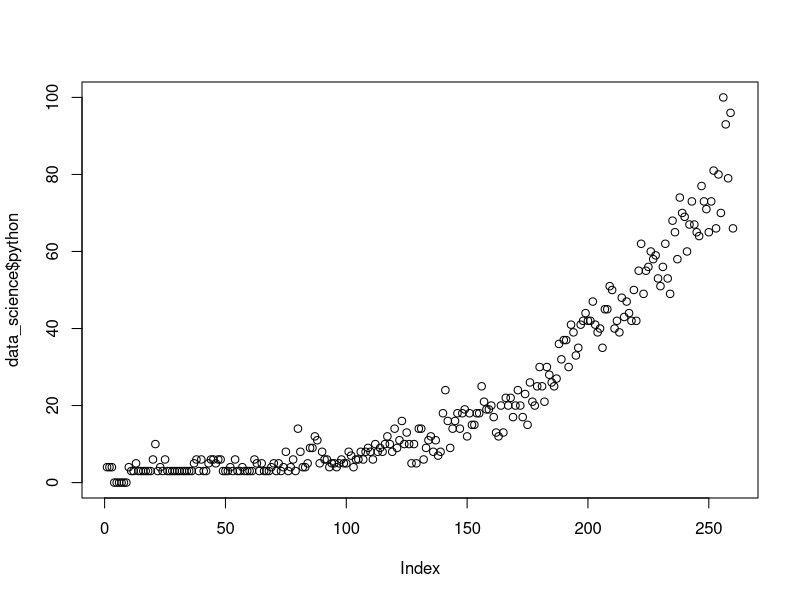
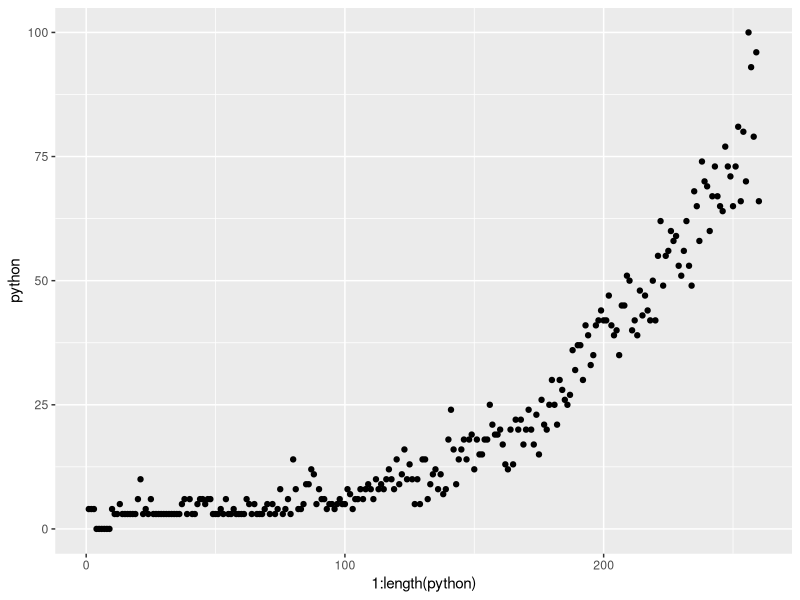
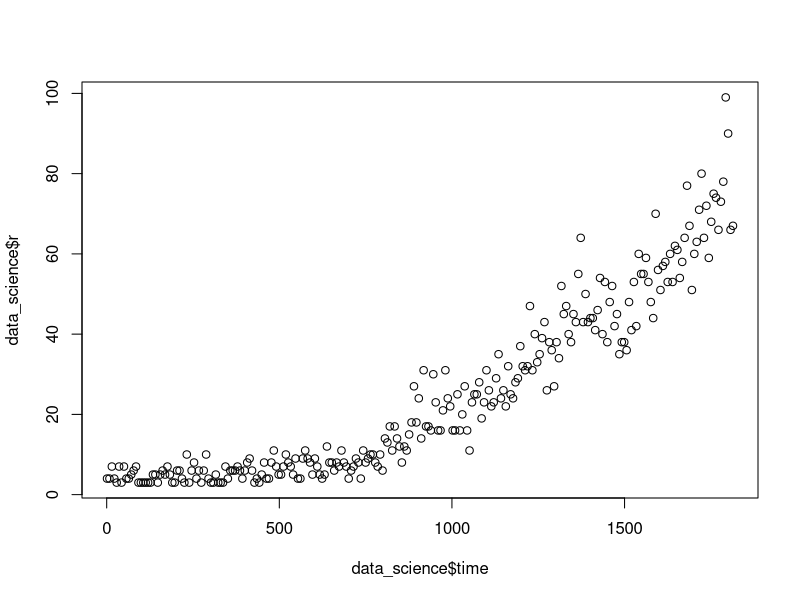
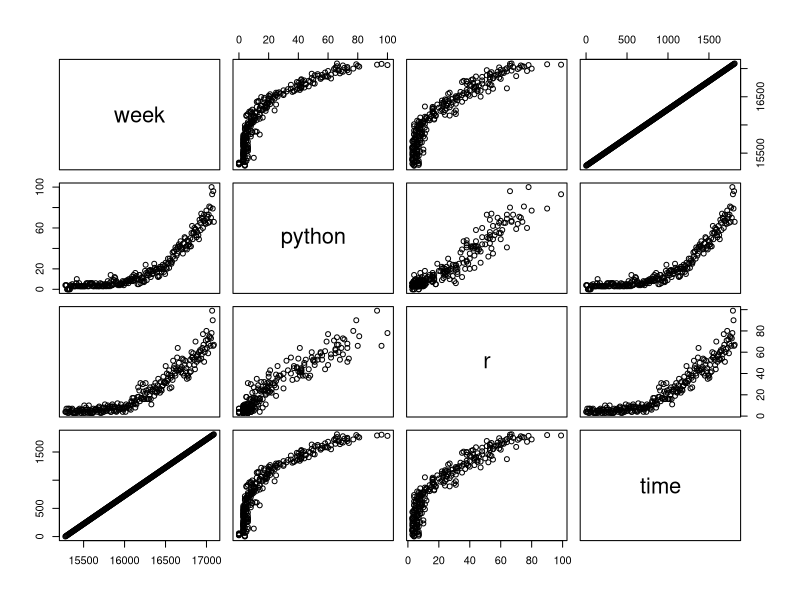
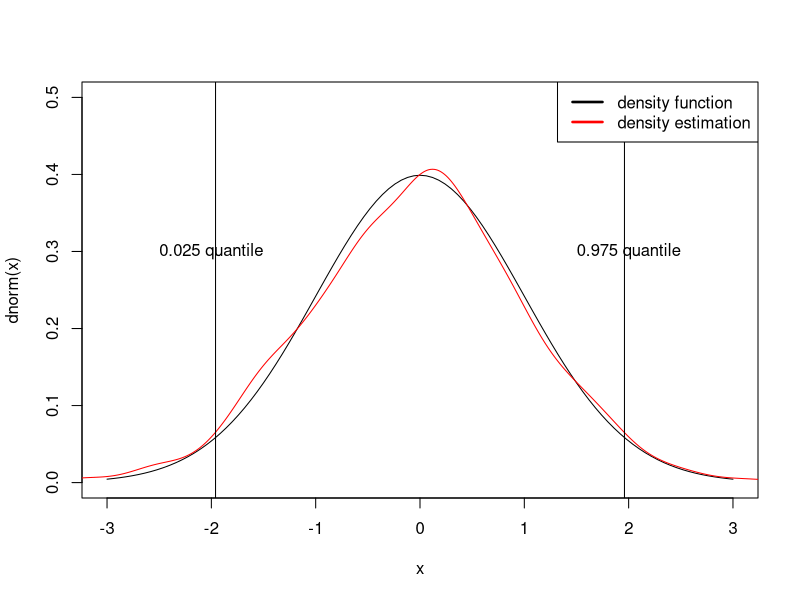
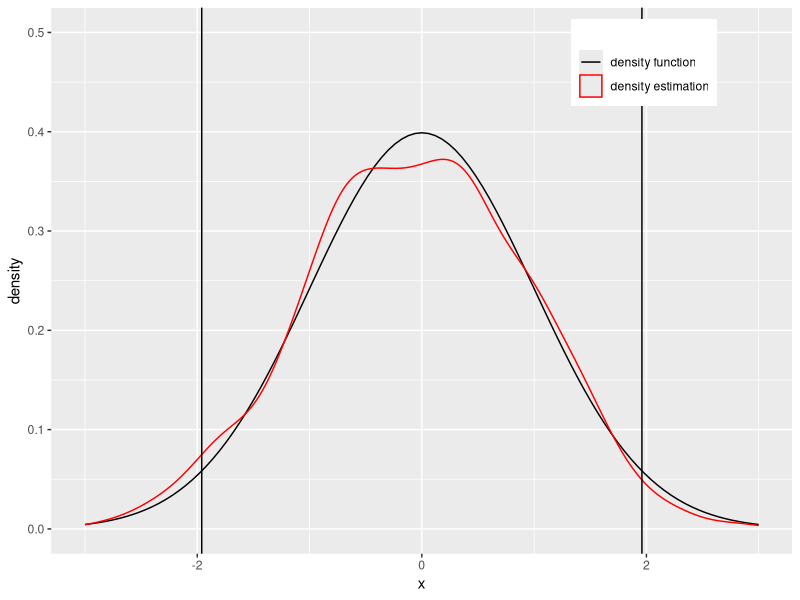
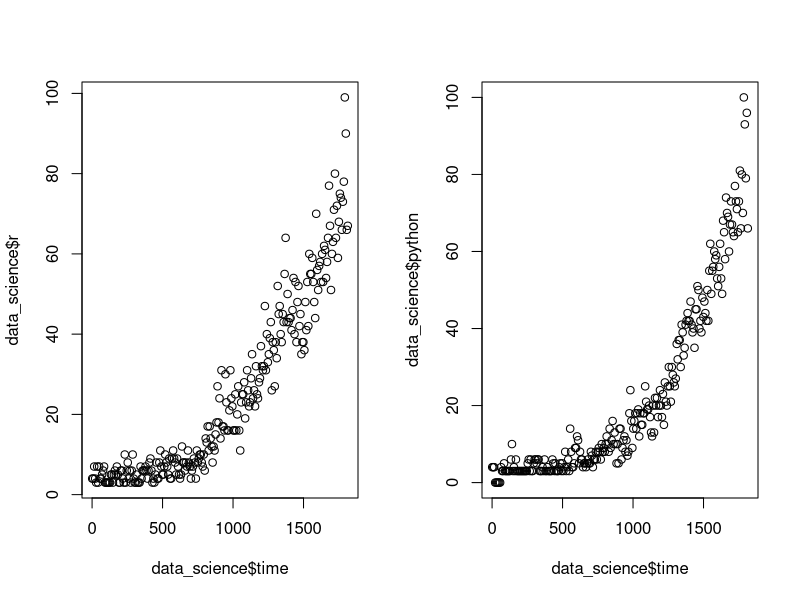
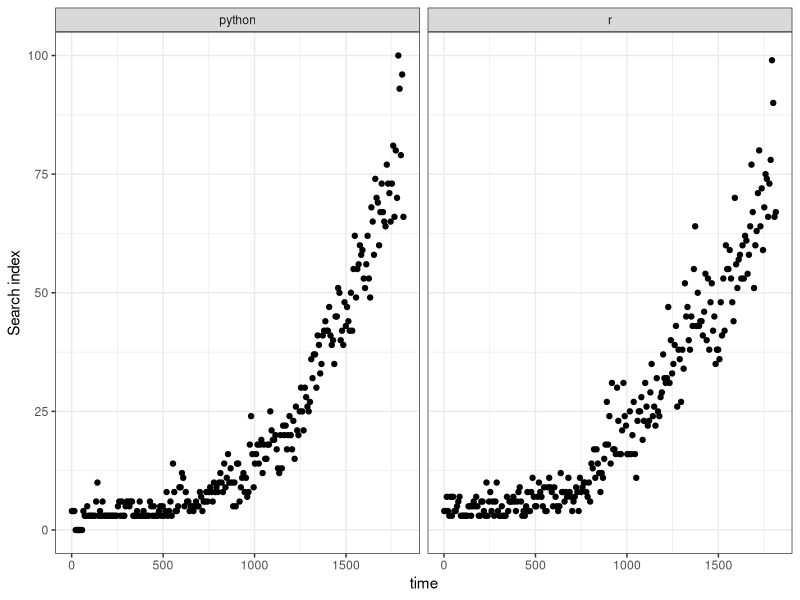

Source code (R) for these figures, in order:
## ---- chunk 1
knitr::opts_chunk$set(echo = TRUE)
## ---- chunk 2
data_science <- read.csv("data_science.csv")
# convert string to date object 
data_science$week <- as.Date(data_science$week, "%Y-%m-%d")
# create a numeric column representing the time
data_science$time <- as.numeric(data_science$week)
data_science$time <- data_science$time - data_science$time[1] + 1
## ---- chunk 3
python.lm <- lm(python ~ time, data = data_science)
r.lm <- lm(r ~ time, data = data_science)
## ---- chunk 4
summary(r.lm)
## ---- chunk 5
# Insert your code here and save the t-statistic for the intercept 
tstat_intercept = -10.034179/1.116414
tstat_intercept

# Insert your code here and save the t-statistic for the slope
tstat_slope = 0.038423/0.001065
tstat_slope

## ---- chunk 6
# Insert your code here and save the p-value for the intercept
pval_intercept = 2*pnorm(-abs(tstat_intercept))
pval_intercept

# Insert your code here and save the t-statistic for the slope
pval_slope = 2*pnorm(-abs(tstat_slope))
pval_slope

## ---- chunk 7
# Insert your code here and save the confidence interval for the intercept
ci_intercept = c(-10.034179-1.96*1.116414, -10.034179+1.96*1.116414)
ci_intercept
# Insert your code here and save the confidence interval for the slope 
ci_slope = c((0.038423-(1.96*0.001065)), (0.038423+(1.96*0.001065)))
ci_slope
## ---- chunk 8
plot(data_science$python)
library(dplyr)
library(ggplot2)
#tidyverse
data_science %>% ggplot()+geom_point(aes(x=1:length(python), y=python))
## ---- chunk 9
plot(data_science$time, data_science$r)

#tidyverse
#data_science %>% ggplot()+geom_point(aes(x=time, y=r))
## ---- chunk 10
plot(data_science)
## ---- chunk 11
curve(dnorm, xlim = c(-3, 3), ylim = c(0, 0.5))  # create a plot for the density of normal distribution
lines(density(rnorm(1000)), col = "red") # add a line (kernel density estimation) to the plot created
abline(v=qnorm(0.025)) # add a vertical line (0.025 quanitle of standrad normal distribution)
abline(v=qnorm(0.975)) # add a vertical line (0.975 quanitle of standrad normal distribution)
text(-2, 0.3, "0.025 quantile") # add text
text(2, 0.3, "0.975 quantile") # add text
legend("topright", c("density function", "density estimation"), 
       lwd=c(2.5,2.5), # Line widths in the legend
       col=c("black", "red")) # Add legend

#tidyverse
ggplot(data = data.frame(data = rnorm(1000)))+
        stat_function(fun = dnorm, mapping=aes(color = 'density function'))+
        geom_density(aes(x=data, color = 'density estimation'))+
        geom_vline(xintercept=qnorm(0.025))+
        geom_vline(xintercept=qnorm(0.975))+
        scale_colour_manual("", 
                      breaks = c("density function", "density estimation"),
                      values = c("black", "red"))+
        xlab("x")+
        xlim(-3,3)+
        ylim(0,0.5)+
        theme(legend.position = c(0.8, 0.9))
## ---- chunk 12
library(tidyr)
par(mfrow=c(1, 2))
plot(data_science$time, data_science$r)
plot(data_science$time, data_science$python)

#tidyverse
data_science %>% pivot_longer(
	cols = c(r, python),
	names_to = "Language",
	values_to = "Search index"
) %>% ggplot(aes(x = time, y = `Search index`)) +
	geom_point() + facet_wrap(. ~ Language) +
	theme_bw()
## ---- chunk 13
# Insert your code here and save the coefficients vector 
coef(r.lm)
## ---- chunk 14
# Insert your code here and save the confidence intervals 
confint(r.lm,level = 0.95)
## ---- chunk 15
# Insert your code here and save the coefficients vector and prediction error 
predict1<- predict(r.lm, data.frame(time=435))
predict2<- predict(r.lm, data.frame(time=1163))
true1 <- data_science$r[data_science$time == 435]
true2 <- data_science$r[data_science$time == 1163]
abs1 <- abs(predict1-true1)
abs2 <- abs(predict2-true2)
abs1
abs2
## ---- chunk 16
# Insert your code here and save the prediction interval as
#`pred.int.2013`
pred.int.2013 <- predict(r.lm, data.frame(time=435), intervel = "prediction")
# Insert your code here and save the prediction interval as
#`pred.int.2015`
pred.int.2015 <- predict(r.lm, data.frame(time=1163), intervel = "prediction")
## ---- chunk 17
# Insert your code here
par(mfrow=c(1,2))
plot(data_science$r~data_science$time, col = 'red', main='Time vs. Search Index for Data Science R', xlab="Time", ylab='Trend of the search term "data science r"')
abline(r.lm, col='green')
plot(data_science$python~data_science$time, col = 'blue', main='Time vs. Search Index for Data Science Python', xlab = 'Time', ylab='Trend of the search term "data science python"')
abline(python.lm, col='green')
## ---- chunk 18
# Insert your code here

## ---- chunk 19
# Insert your code here and save your fitted model as
# `python.poly` and `r.poly`
python.poly <- lm(
  python ~ time + I(time^2) + I(time^2) , data = data_science
)
 summary(python.poly)
r.poly <- lm(
  python ~ time + I(time^2) + I(time^2) , data = data_science
)
summary(r.poly)
## ---- chunk 20
# Uncomment the line of your answer for this question: (r)
intercept.r.sig <- TRUE
time.r.sig <- TRUE
time.r.square.sig <- TRUE
# time.r.cubic.sig <- TRUE
## ---- chunk 21
# Uncomment the line of your answer for this question: (python)
intercept.python.sig <- TRUE
# time.python.sig <- TRUE
time.python.square.sig <- TRUE
time.python.cubic.sig <- TRUE
## ---- chunk 22
# Insert your code here for plotting
data_science %>% pivot_longer(
  cols = c(python, r),
  names_to = "Language",
  values_to = "Search index"
) %>% ggplot(aes(x=time,
                 y = 'Search index',
                 color = Language))+
  geom_point(size=0.7, alpha=0.4)+
  geom_function(aes(color="python"),
                fun = function(x){
                  coef(python.poly)[1]+
                  coef(python.poly)[2]*x+
                  coef(python.poly)[3]*x^2+
                  coef(python.poly)[4]*x^3
                })+
  geom_function(aes(color="r"),
                fun = function(x){
                  coef(r)[1]+
                  coef(r)[2]*x+
                  coef(r)[3]*x^2+
                  coef(r)[4]*x^3
                })+
  theme_bw()+
  theme(legend.position = "right")

## ---- chunk 23
pirate <- read.csv("pirate.csv")
pirate$Day <- as.Date(pirate$Day, "%Y-%m-%d")
data_science$time <- as.numeric(data_science$week)
data_science$time <- as.numeric(data_science$week) - as.numeric(data_science$week)[1]
## ---- chunk 24
plot(pirate$Day, pirate$pirates, cex = 0.5, col = "blue4",
     xlab = "Time", ylab = "Relative Trend", ylim = c(0, 100),
     main = "Google trend of pirate and gobal warming")
points(pirate$Day, pirate$global.warming, cex = 0.5, col = "red4")
lines(pirate$Day, pirate$pirates, col = "blue")
lines(pirate$Day, pirate$global.warming, col = "red")
legend("topright",c("pirate", "global warming"), fill=c("blue4","red4"))
## ---- chunk 25
pirate.lm <- lm(global.warming ~ pirates, data = pirate)

plot(pirate$pirates, pirate$global.warming, cex = 0.5, col = "blue4",
     xlab = "pirates", ylab = "global warming",
     main = "Google trend of pirate and gobal warming")
abline(pirate.lm)

cor(pirate$pirates, pirate$global.warming)
## ---- chunk 26
summary(pirate.lm)
## ---- chunk 27
flu <- read.csv("flu.csv", stringsAsFactors = FALSE)
flu$Date <- as.Date(flu$Date)
## ---- chunk 28
plot(flu$Date, flu$California, 
     type = "o", cex = 0.4, 
     xlab="Age (days)",
     ylab="Circumference (mm)" )
